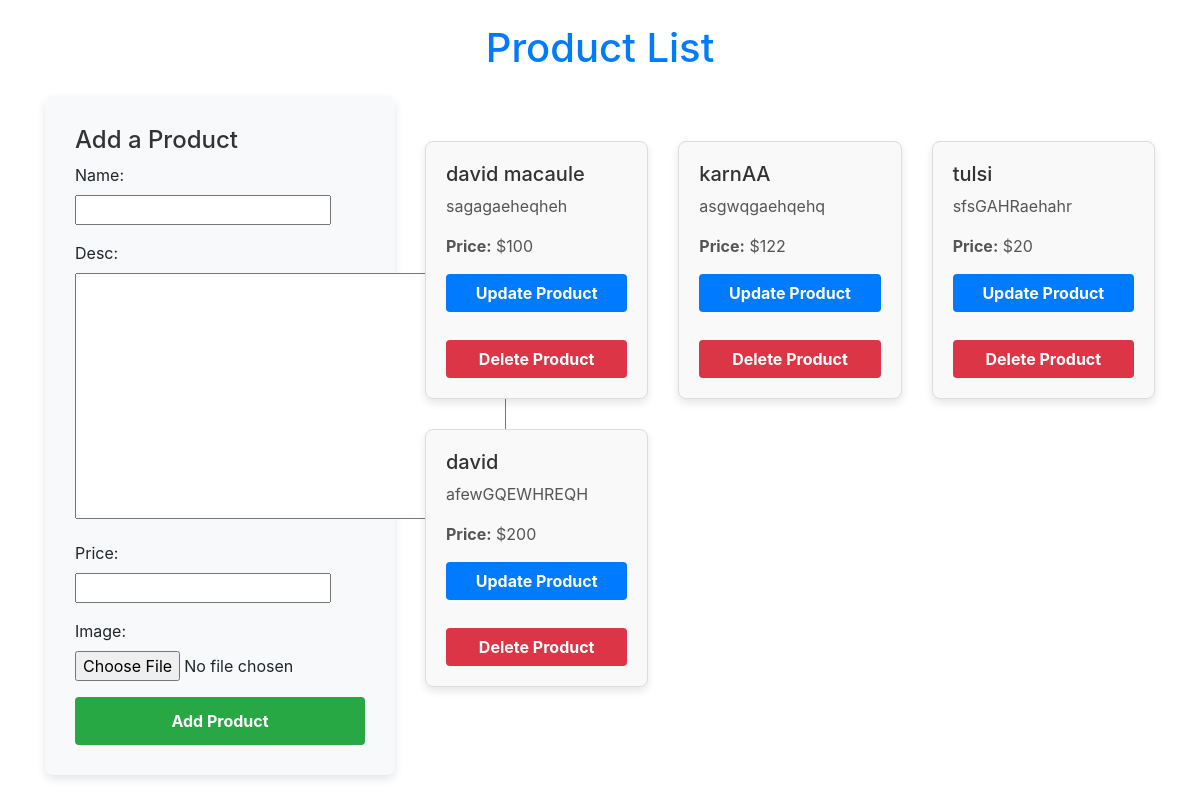
/, run on an earlier commit of the app's database.
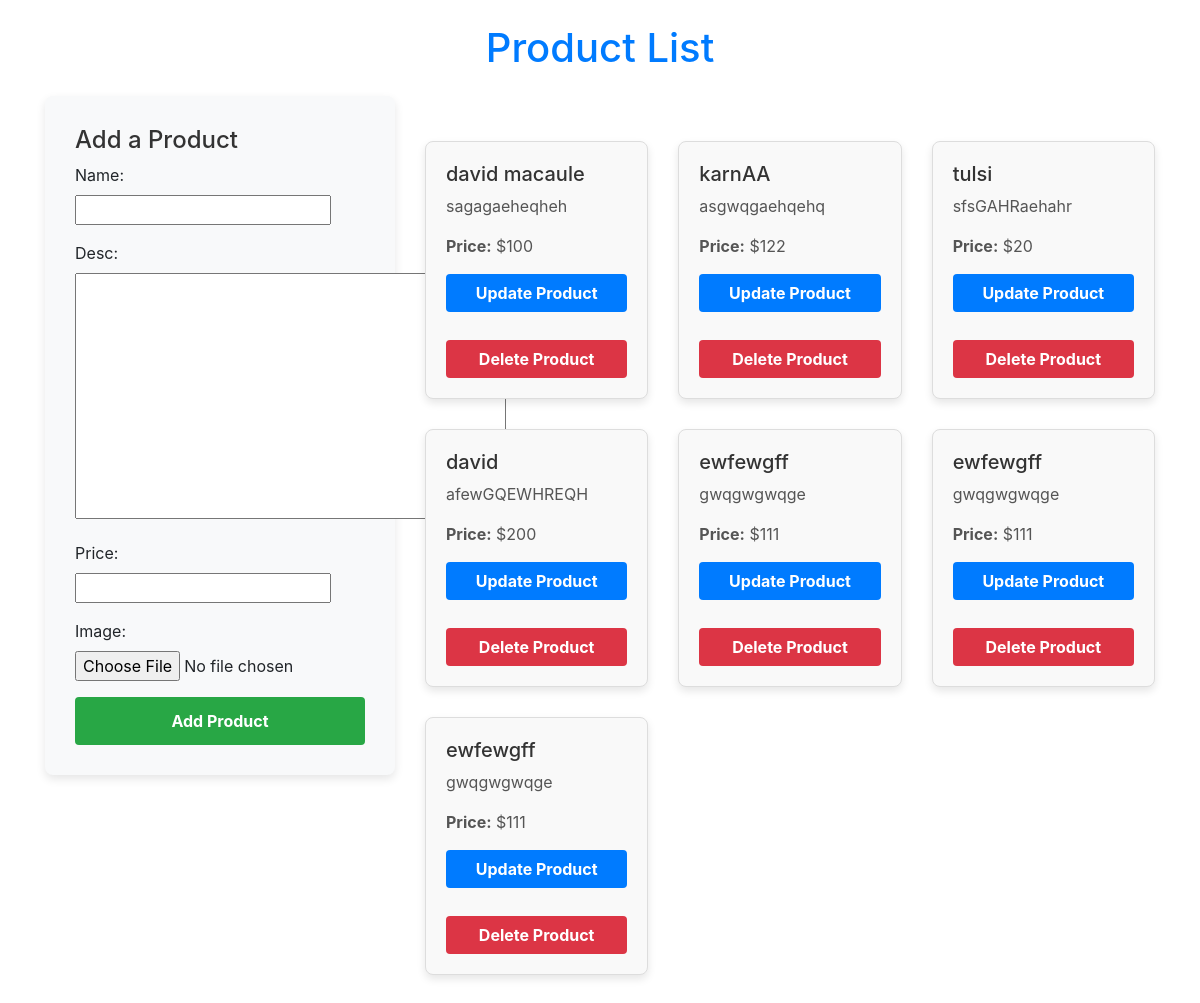
And on a later commit of the database.
### enroll/models.py (models this page shows, shortened)
class Product(models.Model):
    name = models.CharField(max_length=50)
    desc = models.TextField()
    price = models.IntegerField()
    image = models.ImageField(upload_to="post_images/", null=True)

### enroll/views.py (the view)
# urls.py: path("", views.home, name="home"),
def home(request):
    if request.method == "POST":
       form = Productform(request.POST)
       if form.is_valid():
           nm = form.cleaned_data["name"]
           dc = form.cleaned_data["desc"]
           pr = form.cleaned_data["price"]
           reg = Product(name=nm, desc=dc, price=pr)
           reg.save()
           form = Productform()
    else:
        form = Productform()
    prod = Product.objects.all()
    stud = Student.objects.all()
    return render(request, "enroll/home.html", {"prod":prod, "form":form, "stud":stud})

### enroll/forms.py
class Productform(forms.ModelForm):
    class Meta:
        model = Product
        fields = ["name", "desc", "price", "image"]

### enroll/templates/enroll/home.html (shortened to what this page needs)
<!DOCTYPE html>
<html lang="en">
<head>
    <link rel="stylesheet" href="https://maxcdn.bootstrapcdn.com/bootstrap/4.5.2/css/bootstrap.min.css">
</head>
<body>
<div class="container">
    <h1 class="my-4 text-center text-primary">Product List</h1>
    <div class="row">
        <div class="col-md-4">
            <div class="form-container">
                <h3>Add a Product</h3>
                <form action="" method="POST">
                    {{ form.as_p }}
                    <input type="submit" class="btn btn-success" value="Add Product">
                </form>
            </div>
        </div>
        <div class="col-md-8 product-list">
            <div class="row">
                {% for pro in prod %}
                <div class="col-md-4">
                    <div class="product-card">
                        <h3>{{ pro.name }}</h3>
                        <p>{{ pro.desc }}</p>
                        <p><strong>Price:</strong> ${{ pro.price }}</p>
                        <form action="{% url 'update_data' pro.id %}" method="GET" class="mb-2">
                            <button type="submit" class="btn btn-update">Update Product</button>
                        </form>
                        <form action="{% url 'deletedata' pro.id %}" method="POST">
                            <button type="submit" class="btn btn-delete">Delete Product</button>
                        </form>
                    </div>
                </div>
                {% endfor %}
            </div>
        </div>
    </div>
</div>
</body>
</html>

What changed in the data, as far as the page shows it:
added Product: name "ewfewgff", desc "gwqgwgwqge", price "111"
added Product: name "ewfewgff", desc "gwqgwgwqge", price "111"
added Product: name "ewfewgff", desc "gwqgwgwqge", price "111"
